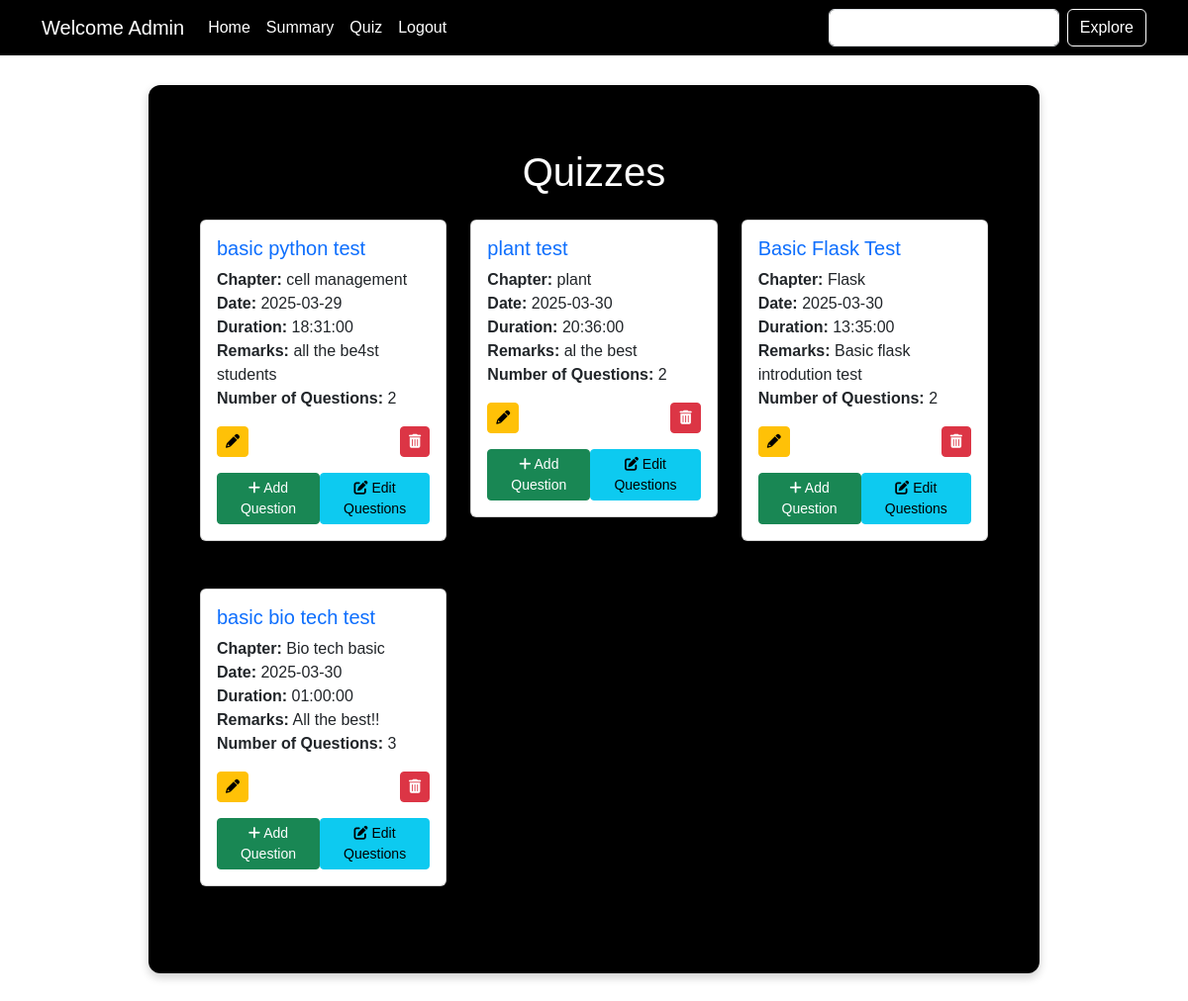
Screenshot of /admin_quiz_dashboard/Aleena Ayesha Alvi  with the database file from the repository.
### backend/models.py (models this page shows)
class Quiz(db.Model):
    __tablename__ = "quizzes"
    id = db.Column(db.Integer, primary_key=True)
    chapter_id = db.Column(db.Integer, db.ForeignKey("chapters.id"), nullable=False)  # Fixed FK
    quiz_name = db.Column(db.String(80), nullable=False)
    quiz_date = db.Column(db.Date, nullable=False)  # Fixed Date Type
    duration = db.Column(db.Time, nullable=False)  # Fixed Duration Type
    remarks = db.Column(db.String(200), nullable=False)
    questions = db.relationship("Question", backref="quizzes", lazy=True, cascade="all,delete")
    scores = db.relationship("Score", backref="quizzes", lazy=True, cascade="all,delete")

class Chapter(db.Model):
    __tablename__ = "chapters"
    id = db.Column(db.Integer, primary_key=True)
    subject_id = db.Column(db.Integer, db.ForeignKey("subjects.id"), nullable=False)  # Fixed FK
    chapter_name = db.Column(db.String(80), nullable=False)
    chapt_desc = db.Column(db.String(200))
    quizzes = db.relationship("Quiz", backref="chapters", lazy=True, cascade="all,delete")

### backend/controllers.py (the view)
@app.route('/admin_quiz_dashboard/<name>', methods=['GET', 'POST'])
def admin_quiz_dashboard(name):
    quizzes = Quiz.query.all()
    return render_template('admin_quiz_dashboard.html', name=name, quizzes=quizzes)

### templates/admin_quiz_dashboard.html
{% extends 'admin_layout.html' %}
{% block content %}
  <div class="container">
    <h1 class="text-center my-4" style="color:white;">Quizzes</h1>
    {% if quizzes %}
      <div class="row">
        {% for quiz in quizzes %}
          <div class="col-md-6 col-lg-4 mb-4">
            <div class="card mb-4">
              <div class="card-body">
                <h5 class="card-title text-primary font-weight-bold">{{ quiz.quiz_name }}</h5>
                <ul class="list-unstyled">
                  <li><strong>Chapter:</strong> {{ quiz.chapters.chapter_name }}</li>
                  <li><strong>Date:</strong> {{ quiz.quiz_date }}</li>
                  <li><strong>Duration:</strong> {{ quiz.duration }}</li>
                  <li><strong>Remarks:</strong> {{ quiz.remarks }}</li>
                  <li><strong>Number of Questions:</strong> {{ quiz.questions|length }}</li>
                </ul>
                <div class="d-flex justify-content-between">
                  <a href="/edit_quiz/{{ quiz.id }}/{{ name }}" class="btn btn-warning btn-sm">
                    <i class="fas fa-pencil-alt"></i>
                  </a>
                  <a href="/delete_quiz/{{ quiz.id }}/{{ name }}" class="btn btn-danger btn-sm"
                     onclick="return confirm('Are you sure you want to delete this quiz?')">
                    <i class="fas fa-trash-alt"></i>
                  </a>
                </div>
                <div class="d-flex justify-content-between mt-3">
                  <a href="/add_question/{{ quiz.id }}/{{ name }}" class="btn btn-success btn-sm">
                    <i class="fas fa-plus"></i>
                    Add Question
                  </a>
                  <a href="/quiz_questions/{{ quiz.id }}/{{ name }}" class="btn btn-info btn-sm">
                    <i class="fas fa-edit"></i>
                    Edit Questions
                  </a>
                </div>
              </div>
            </div>
          </div>
        {% endfor %}
      </div>
    {% else %}
      <h3 class="text-center">No Quizzes Found</h3>
    {% endif %}
  </div>
{% endblock %}

### templates/admin_layout.html (style rules this page uses)
body { background-color: white; font-family: Arial, sans-serif; }

### rows the page displays
Quiz: quiz_name "basic python test", chapters.chapter_name "cell management", quiz_date "2025-03-29", duration "18:31:00", remarks "all the be4st students", questions|length "2"
Quiz: quiz_name "plant test", chapters.chapter_name "plant", quiz_date "2025-03-30", duration "20:36:00", remarks "al the best", questions|length "2"
Quiz: quiz_name "Basic Flask Test", chapters.chapter_name "Flask", quiz_date "2025-03-30", duration "13:35:00", remarks "Basic flask introdution test", questions|length "2"
Quiz: quiz_name "basic bio tech test", chapters.chapter_name "Bio tech basic", quiz_date "2025-03-30", duration "01:00:00", remarks "All the best!!", questions|length "3"
